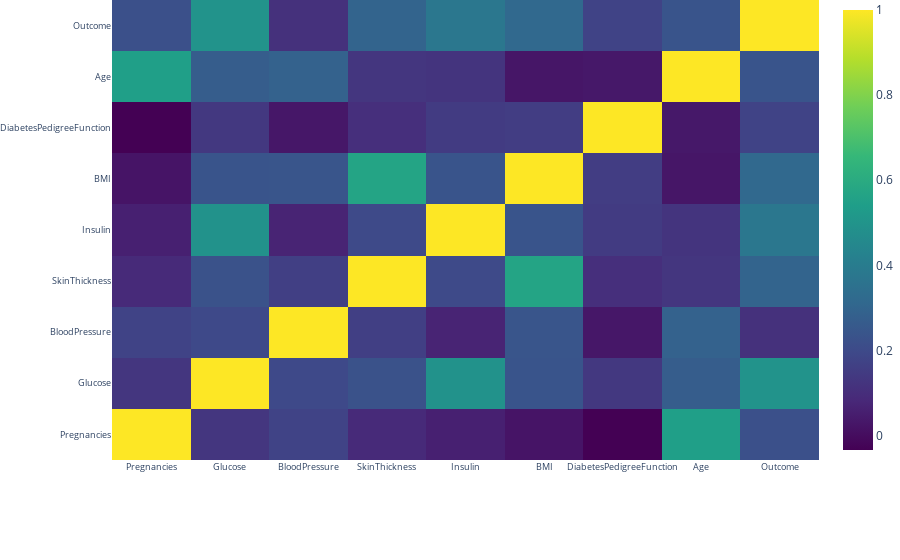

Write notebook code for a chart like this one.
### Code cell
correlation_plot()

### Figure 1 — Plotly figure (JSON) as saved in the notebook; plotly's stock layout.template omitted (floating-point values rounded to 4 significant figures)
{"data": [{"colorscale": [[0, "#440154"], [0.1111, "#482878"], [0.2222, "#3e4989"], [0.3333, "#31688e"], [0.4444, "#26828e"], [0.5556, "#1f9e89"], [0.6667, "#35b779"], [0.7778, "#6ece58"], [0.8889, "#b5de2b"], [1, "#fde725"]], "type": "heatmap", "x": ["Pregnancies", "Glucose", "BloodPressure", "SkinThickness", "Insulin", "BMI", "DiabetesPedigreeFunction", "Age", "Outcome"], "y": ["Pregnancies", "Glucose", "BloodPressure", "SkinThickness", "Insulin", "BMI", "DiabetesPedigreeFunction", "Age", "Outcome"], "z": [[1, 0.1302, 0.1762, 0.08903, 0.05877, 0.02389, -0.03352, 0.5443, 0.2219], [0.1302, 1, 0.1976, 0.2293, 0.49, 0.2362, 0.1384, 0.2689, 0.496], [0.1762, 0.1976, 1, 0.1598, 0.06908, 0.2413, 0.03151, 0.2888, 0.1114], [0.08903, 0.2293, 0.1598, 1, 0.2001, 0.5661, 0.1063, 0.1295, 0.2951], [0.05877, 0.49, 0.06908, 0.2001, 1, 0.2384, 0.1469, 0.1236, 0.3771], [0.02389, 0.2362, 0.2413, 0.5661, 0.2384, 1, 0.1528, 0.02785, 0.3156], [-0.03352, 0.1384, 0.03151, 0.1063, 0.1469, 0.1528, 1, 0.03356, 0.1738], [0.5443, 0.2689, 0.2888, 0.1295, 0.1236, 0.02785, 0.03356, 1, 0.2384], [0.2219, 0.496, 0.1114, 0.2951, 0.3771, 0.3156, 0.1738, 0.2384, 1]]}], "layout": {"margin": {"b": 100, "l": 100, "r": 0, "t": 0}, "title": {"text": "Correlation Matrix for variables"}, "xaxis": {"tickfont": {"size": 9}}, "yaxis": {"tickfont": {"size": 9}}}}
